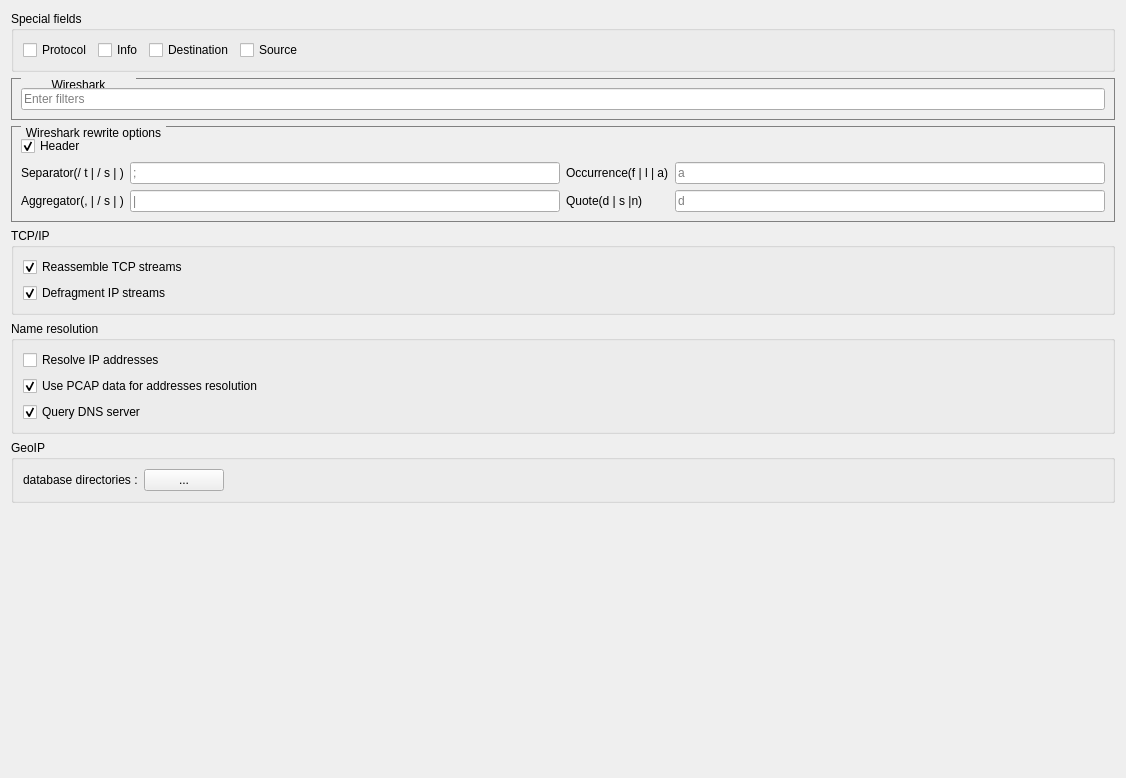
<?xml version="1.0" encoding="UTF-8"?>
<ui version="4.0">
 <class>OptionWidget</class>
 <widget class="QWidget" name="OptionWidget">
  <property name="geometry">
   <rect>
    <x>0</x>
    <y>0</y>
    <width>1126</width>
    <height>778</height>
   </rect>
  </property>
  <property name="windowTitle">
   <string>Form</string>
  </property>
  <layout class="QVBoxLayout" name="verticalLayout">
   <item>
    <widget class="QGroupBox" name="groupBox_3">
     <property name="title">
      <string>Special fields</string>
     </property>
     <layout class="QHBoxLayout" name="horizontalLayout_6">
      <item>
       <widget class="QCheckBox" name="protocol_check">
        <property name="font">
         <font>
          <pointsize>9</pointsize>
         </font>
        </property>
        <property name="mouseTracking">
         <bool>true</bool>
        </property>
        <property name="text">
         <string>Protocol</string>
        </property>
       </widget>
      </item>
      <item>
       <widget class="QCheckBox" name="info_check">
        <property name="font">
         <font>
          <pointsize>9</pointsize>
         </font>
        </property>
        <property name="text">
         <string>Info</string>
        </property>
       </widget>
      </item>
      <item>
       <widget class="QCheckBox" name="destination_check">
        <property name="font">
         <font>
          <pointsize>9</pointsize>
         </font>
        </property>
        <property name="text">
         <string>Destination</string>
        </property>
       </widget>
      </item>
      <item>
       <widget class="QCheckBox" name="source_check">
        <property name="font">
         <font>
          <pointsize>9</pointsize>
         </font>
        </property>
        <property name="text">
         <string>Source</string>
        </property>
       </widget>
      </item>
      <item>
       <spacer name="horizontalSpacer">
        <property name="orientation">
         <enum>Qt::Horizontal</enum>
        </property>
        <property name="sizeHint" stdset="0">
         <size>
          <width>40</width>
          <height>20</height>
         </size>
        </property>
       </spacer>
      </item>
     </layout>
    </widget>
   </item>
   <item>
    <widget class="QGroupBox" name="wireshark_filter_group">
     <property name="sizePolicy">
      <sizepolicy hsizetype="Expanding" vsizetype="Preferred">
       <horstretch>0</horstretch>
       <verstretch>0</verstretch>
      </sizepolicy>
     </property>
     <property name="autoFillBackground">
      <bool>false</bool>
     </property>
     <property name="styleSheet">
      <string notr="true">QGroupBox
{
border:
        1px solid gray;
        margin - top : 0.5em;
}

QGroupBox::title
{
        subcontrol - origin : margin;
left:
        10px;
padding:
        0 3px 0 3px;
}</string>
     </property>
     <property name="title">
      <string>Wireshark
        filters</string>
     </property>
     <property name="flat">
      <bool>false</bool>
     </property>
     <layout class="QHBoxLayout" name="horizontalLayout_2">
      <item>
       <widget class="QLineEdit" name="filters_edit">
        <property name="toolTip">
         <string/>
        </property>
        <property name="placeholderText">
         <string>Enter filters</string>
        </property>
       </widget>
      </item>
     </layout>
    </widget>
   </item>
   <item>
    <widget class="QGroupBox" name="wireshark_rewrite_ptions_group">
     <property name="sizePolicy">
      <sizepolicy hsizetype="Expanding" vsizetype="Preferred">
       <horstretch>0</horstretch>
       <verstretch>0</verstretch>
      </sizepolicy>
     </property>
     <property name="autoFillBackground">
      <bool>false</bool>
     </property>
     <property name="styleSheet">
      <string notr="true">QGroupBox
{
border:
        1px solid gray;
        margin - top : 0.5em;
}

QGroupBox::title
{
        subcontrol - origin : margin;
left:
        10px;
padding:
        0 3px 0 3px;
}</string>
     </property>
     <property name="title">
      <string>Wireshark rewrite options</string>
     </property>
     <property name="flat">
      <bool>false</bool>
     </property>
     <layout class="QGridLayout" name="gridLayout">
      <item row="1" column="2">
       <widget class="QLabel" name="label_2">
        <property name="text">
         <string>Occurrence(f | l | a)</string>
        </property>
       </widget>
      </item>
      <item row="1" column="0">
       <widget class="QLabel" name="label">
        <property name="text">
         <string>Separator(/ t | / s | &lt;character &gt;)</string>
        </property>
       </widget>
      </item>
      <item row="2" column="0">
       <widget class="QLabel" name="label_3">
        <property name="text">
         <string>Aggregator(, | / s | &lt;character &gt;)</string>
        </property>
       </widget>
      </item>
      <item row="2" column="2">
       <widget class="QLabel" name="label_4">
        <property name="text">
         <string>Quote(d | s |n)</string>
        </property>
       </widget>
      </item>
      <item row="1" column="1">
       <widget class="QLineEdit" name="separator_edit">
        <property name="text">
         <string/>
        </property>
        <property name="placeholderText">
         <string>;</string>
        </property>
       </widget>
      </item>
      <item row="1" column="3">
       <widget class="QLineEdit" name="occurrence_edit">
        <property name="placeholderText">
         <string>a</string>
        </property>
       </widget>
      </item>
      <item row="2" column="1">
       <widget class="QLineEdit" name="aggregator_edit">
        <property name="placeholderText">
         <string>|</string>
        </property>
       </widget>
      </item>
      <item row="2" column="3">
       <widget class="QLineEdit" name="quote_edit">
        <property name="placeholderText">
         <string>d</string>
        </property>
       </widget>
      </item>
      <item row="0" column="0">
       <widget class="QCheckBox" name="header_check">
        <property name="text">
         <string>Header</string>
        </property>
        <property name="checked">
         <bool>true</bool>
        </property>
       </widget>
      </item>
     </layout>
    </widget>
   </item>
   <item>
    <widget class="QGroupBox" name="tcp_options_groupbox">
     <property name="title">
      <string>TCP/IP</string>
     </property>
     <layout class="QVBoxLayout" name="verticalLayout_2">
      <item>
       <widget class="QCheckBox" name="reassemble_stream_checkbox">
        <property name="toolTip">
         <string>Whether fragmented IPv4 datagrams should be reassembled</string>
        </property>
        <property name="text">
         <string>Reassemble TCP streams</string>
        </property>
        <property name="checked">
         <bool>true</bool>
        </property>
       </widget>
      </item>
      <item>
       <widget class="QCheckBox" name="defragment_ip_streams_checkbox">
        <property name="text">
         <string>Defragment IP streams</string>
        </property>
        <property name="checked">
         <bool>true</bool>
        </property>
       </widget>
      </item>
     </layout>
    </widget>
   </item>
   <item>
    <widget class="QGroupBox" name="name_resolution_options_groupbox">
     <property name="title">
      <string>Name resolution</string>
     </property>
     <layout class="QGridLayout" name="gridLayout_2">
      <item row="0" column="0">
       <widget class="QCheckBox" name="resolve_ip_checkbox_checkbox">
        <property name="toolTip">
         <string>Resolve IPv4, IPv6, and IPX addresses into host names.</string>
        </property>
        <property name="text">
         <string>Resolve IP addresses</string>
        </property>
       </widget>
      </item>
      <item row="1" column="0">
       <widget class="QCheckBox" name="use_pcap_for_address_resolution">
        <property name="toolTip">
         <string>Whether address/name pairs found in captured DNS packets should be used by Wireshark for name resolution.</string>
        </property>
        <property name="text">
         <string>Use PCAP data for addresses resolution</string>
        </property>
        <property name="checked">
         <bool>true</bool>
        </property>
       </widget>
      </item>
      <item row="3" column="0">
       <widget class="QCheckBox" name="query_dn_server_checkbox">
        <property name="toolTip">
         <string>Use your system's configured name resolver (usually DNS) to resolve network names.</string>
        </property>
        <property name="text">
         <string>Query DNS server</string>
        </property>
        <property name="checked">
         <bool>true</bool>
        </property>
       </widget>
      </item>
     </layout>
    </widget>
   </item>
   <item>
    <widget class="QGroupBox" name="groupBox">
     <property name="title">
      <string>GeoIP</string>
     </property>
     <layout class="QVBoxLayout" name="verticalLayout_4">
      <item>
       <layout class="QHBoxLayout" name="horizontalLayout_4">
        <item>
         <widget class="QLabel" name="geoip_db_label">
          <property name="text">
           <string>database directories :</string>
          </property>
         </widget>
        </item>
        <item>
         <widget class="QPushButton" name="geoip_db_button">
          <property name="text">
           <string>...</string>
          </property>
         </widget>
        </item>
        <item>
         <spacer name="horizontalSpacer_2">
          <property name="orientation">
           <enum>Qt::Horizontal</enum>
          </property>
          <property name="sizeHint" stdset="0">
           <size>
            <width>40</width>
            <height>20</height>
           </size>
          </property>
         </spacer>
        </item>
       </layout>
      </item>
      <item>
       <layout class="QVBoxLayout" name="verticalLayout_3"/>
      </item>
     </layout>
     <zorder>geoip_db_label</zorder>
     <zorder>verticalLayoutWidget</zorder>
     <zorder></zorder>
    </widget>
   </item>
   <item>
    <spacer name="verticalSpacer">
     <property name="orientation">
      <enum>Qt::Vertical</enum>
     </property>
     <property name="sizeHint" stdset="0">
      <size>
       <width>20</width>
       <height>40</height>
      </size>
     </property>
    </spacer>
   </item>
  </layout>
 </widget>
 <resources/>
 <connections/>
</ui>
